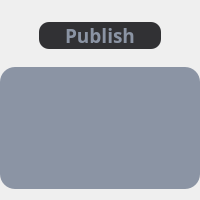
                                 <widget class="QFrame" name="frame_assets_publish">
                                  <property name="minimumSize">
                                   <size>
                                    <width>0</width>
                                    <height>200</height>
                                   </size>
                                  </property>
                                  <property name="frameShape">
                                   <enum>QFrame::NoFrame</enum>
                                  </property>
                                  <property name="frameShadow">
                                   <enum>QFrame::Raised</enum>
                                  </property>
                                  <layout class="QVBoxLayout" name="verticalLayout_67">
                                   <property name="leftMargin">
                                    <number>0</number>
                                   </property>
                                   <property name="rightMargin">
                                    <number>0</number>
                                   </property>
                                   <item>
                                    <widget class="QFrame" name="frame_assets_publish_lab">
                                     <property name="maximumSize">
                                      <size>
                                       <width>16777215</width>
                                       <height>50</height>
                                      </size>
                                     </property>
                                     <property name="frameShape">
                                      <enum>QFrame::NoFrame</enum>
                                     </property>
                                     <property name="frameShadow">
                                      <enum>QFrame::Raised</enum>
                                     </property>
                                     <layout class="QVBoxLayout" name="verticalLayout_66">
                                      <item>
                                       <widget class="QPushButton" name="lab_assets_publish">
                                        <property name="font">
                                         <font>
                                          <family>Quicksand</family>
                                          <pointsize>14</pointsize>
                                          <bold>true</bold>
                                         </font>
                                        </property>
                                        <property name="styleSheet">
                                         <string notr="true">QPushButton{
	background-color:#313134;
	color:#8B94A4;
	border-radius:10px;
	margin-left:30px;
	margin-right:30px;
}</string>
                                        </property>
                                        <property name="text">
                                         <string>Publish</string>
                                        </property>
                                       </widget>
                                      </item>
                                     </layout>
                                    </widget>
                                   </item>
                                   <item>
                                    <widget class="QFrame" name="frame_assets_publish_scrol">
                                     <property name="styleSheet">
                                      <string notr="true">QFrame{
	background-color:#8B94A4;
	border-radius:15px;
}</string>
                                     </property>
                                     <property name="frameShape">
                                      <enum>QFrame::NoFrame</enum>
                                     </property>
                                     <property name="frameShadow">
                                      <enum>QFrame::Raised</enum>
                                     </property>
                                     <layout class="QVBoxLayout" name="verticalLayout_63">
                                      <property name="leftMargin">
                                       <number>0</number>
                                      </property>
                                      <property name="rightMargin">
                                       <number>0</number>
                                      </property>
                                      <item>
                                       <widget class="QFrame" name="frame_assets_publish_scrol_active">
                                        <property name="frameShape">
                                         <enum>QFrame::NoFrame</enum>
                                        </property>
                                        <property name="frameShadow">
                                         <enum>QFrame::Raised</enum>
                                        </property>
                                        <layout class="QVBoxLayout" name="verticalLayout_64"/>
                                       </widget>
                                      </item>
                                     </layout>
                                    </widget>
                                   </item>
                                  </layout>
                                 </widget>
